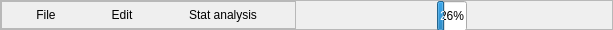
     <widget class="QFrame" name="header">
      <property name="minimumSize">
       <size>
        <width>0</width>
        <height>30</height>
       </size>
      </property>
      <property name="maximumSize">
       <size>
        <width>16777215</width>
        <height>30</height>
       </size>
      </property>
      <property name="styleSheet">
       <string notr="true"/>
      </property>
      <property name="frameShape">
       <enum>QFrame::StyledPanel</enum>
      </property>
      <property name="frameShadow">
       <enum>QFrame::Raised</enum>
      </property>
      <layout class="QHBoxLayout" name="horizontalLayout_2">
       <property name="leftMargin">
        <number>0</number>
       </property>
       <property name="topMargin">
        <number>0</number>
       </property>
       <property name="rightMargin">
        <number>0</number>
       </property>
       <property name="bottomMargin">
        <number>0</number>
       </property>
       <item alignment="Qt::AlignLeft">
        <widget class="QFrame" name="menuBtnFrame">
         <property name="minimumSize">
          <size>
           <width>295</width>
           <height>0</height>
          </size>
         </property>
         <property name="maximumSize">
          <size>
           <width>295</width>
           <height>16777215</height>
          </size>
         </property>
         <property name="styleSheet">
          <string notr="true"/>
         </property>
         <property name="frameShape">
          <enum>QFrame::StyledPanel</enum>
         </property>
         <property name="frameShadow">
          <enum>QFrame::Raised</enum>
         </property>
         <layout class="QHBoxLayout" name="horizontalLayout_7">
          <property name="spacing">
           <number>6</number>
          </property>
          <property name="sizeConstraint">
           <enum>QLayout::SetDefaultConstraint</enum>
          </property>
          <property name="topMargin">
           <number>0</number>
          </property>
          <property name="bottomMargin">
           <number>0</number>
          </property>
          <item>
           <widget class="QPushButton" name="FileBtn">
            <property name="minimumSize">
             <size>
              <width>70</width>
              <height>0</height>
             </size>
            </property>
            <property name="maximumSize">
             <size>
              <width>70</width>
              <height>16777215</height>
             </size>
            </property>
            <property name="text">
             <string>File</string>
            </property>
            <property name="flat">
             <bool>true</bool>
            </property>
           </widget>
          </item>
          <item>
           <widget class="QPushButton" name="EditBtn">
            <property name="minimumSize">
             <size>
              <width>70</width>
              <height>0</height>
             </size>
            </property>
            <property name="maximumSize">
             <size>
              <width>70</width>
              <height>16777215</height>
             </size>
            </property>
            <property name="text">
             <string>Edit</string>
            </property>
            <property name="flat">
             <bool>true</bool>
            </property>
           </widget>
          </item>
          <item>
           <widget class="QPushButton" name="stat_analysis_btn">
            <property name="sizePolicy">
             <sizepolicy hsizetype="MinimumExpanding" vsizetype="Fixed">
              <horstretch>0</horstretch>
              <verstretch>0</verstretch>
             </sizepolicy>
            </property>
            <property name="minimumSize">
             <size>
              <width>120</width>
              <height>0</height>
             </size>
            </property>
            <property name="maximumSize">
             <size>
              <width>120</width>
              <height>16777215</height>
             </size>
            </property>
            <property name="text">
             <string>Stat analysis</string>
            </property>
            <property name="flat">
             <bool>true</bool>
            </property>
           </widget>
          </item>
         </layout>
        </widget>
       </item>
       <item>
        <widget class="QFrame" name="header_right_frame">
         <property name="sizePolicy">
          <sizepolicy hsizetype="Expanding" vsizetype="Expanding">
           <horstretch>0</horstretch>
           <verstretch>0</verstretch>
          </sizepolicy>
         </property>
         <property name="minimumSize">
          <size>
           <width>0</width>
           <height>30</height>
          </size>
         </property>
         <property name="maximumSize">
          <size>
           <width>16777215</width>
           <height>30</height>
          </size>
         </property>
         <property name="font">
          <font>
           <family>Ableton Sans Light</family>
          </font>
         </property>
         <property name="styleSheet">
          <string notr="true">#header_right_frame{
	border: none;
}
</string>
         </property>
         <property name="frameShape">
          <enum>QFrame::StyledPanel</enum>
         </property>
         <property name="frameShadow">
          <enum>QFrame::Raised</enum>
         </property>
         <layout class="QHBoxLayout" name="horizontalLayout_3">
          <property name="spacing">
           <number>0</number>
          </property>
          <property name="leftMargin">
           <number>0</number>
          </property>
          <property name="topMargin">
           <number>0</number>
          </property>
          <property name="rightMargin">
           <number>0</number>
          </property>
          <property name="bottomMargin">
           <number>0</number>
          </property>
          <item>
           <widget class="QFrame" name="titlebar">
            <property name="sizePolicy">
             <sizepolicy hsizetype="Expanding" vsizetype="Expanding">
              <horstretch>0</horstretch>
              <verstretch>0</verstretch>
             </sizepolicy>
            </property>
            <property name="minimumSize">
             <size>
              <width>0</width>
              <height>30</height>
             </size>
            </property>
            <property name="maximumSize">
             <size>
              <width>16777215</width>
              <height>30</height>
             </size>
            </property>
            <property name="font">
             <font>
              <family>Ableton Sans Light</family>
             </font>
            </property>
            <property name="styleSheet">
             <string notr="true">#titlebar{
	border: none;
}
</string>
            </property>
            <property name="frameShape">
             <enum>QFrame::StyledPanel</enum>
            </property>
            <property name="frameShadow">
             <enum>QFrame::Raised</enum>
            </property>
            <layout class="QHBoxLayout" name="horizontalLayout_4">
             <property name="spacing">
              <number>5</number>
             </property>
             <property name="leftMargin">
              <number>0</number>
             </property>
             <property name="topMargin">
              <number>0</number>
             </property>
             <property name="rightMargin">
              <number>10</number>
             </property>
             <property name="bottomMargin">
              <number>0</number>
             </property>
             <item>
              <widget class="QPushButton" name="unsavedBtn">
               <property name="maximumSize">
                <size>
                 <width>25</width>
                 <height>25</height>
                </size>
               </property>
               <property name="toolTip">
                <string>Unsaved changes</string>
               </property>
               <property name="text">
                <string/>
               </property>
               <property name="iconSize">
                <size>
                 <width>20</width>
                 <height>20</height>
                </size>
               </property>
               <property name="flat">
                <bool>true</bool>
               </property>
              </widget>
             </item>
             <item>
              <widget class="QLabel" name="projectLabel">
               <property name="minimumSize">
                <size>
                 <width>100</width>
                 <height>30</height>
                </size>
               </property>
               <property name="font">
                <font>
                 <family>Ableton Sans Light</family>
                 <pointsize>10</pointsize>
                 <stylestrategy>PreferAntialias</stylestrategy>
                </font>
               </property>
               <property name="text">
                <string/>
               </property>
               <property name="alignment">
                <set>Qt::AlignCenter</set>
               </property>
              </widget>
             </item>
             <item>
              <widget class="ProgressRing" name="cpuLoadBar">
               <property name="minimumSize">
                <size>
                 <width>30</width>
                 <height>30</height>
                </size>
               </property>
               <property name="maximumSize">
                <size>
                 <width>30</width>
                 <height>30</height>
                </size>
               </property>
               <property name="toolTip">
                <string>CPU load</string>
               </property>
               <property name="toolTipDuration">
                <number>-1</number>
               </property>
               <property name="statusTip">
                <string>CPU load</string>
               </property>
               <property name="value">
                <number>26</number>
               </property>
               <property name="textVisible">
                <bool>true</bool>
               </property>
               <property name="invertedAppearance">
                <bool>false</bool>
               </property>
               <property name="textDirection">
                <enum>QProgressBar::TopToBottom</enum>
               </property>
               <property name="strokeWidth">
                <number>5</number>
               </property>
              </widget>
             </item>
             <item>
              <widget class="QPushButton" name="settingsBtn">
               <property name="sizePolicy">
                <sizepolicy hsizetype="Preferred" vsizetype="Fixed">
                 <horstretch>0</horstretch>
                 <verstretch>0</verstretch>
                </sizepolicy>
               </property>
               <property name="minimumSize">
                <size>
                 <width>30</width>
                 <height>30</height>
                </size>
               </property>
               <property name="maximumSize">
                <size>
                 <width>30</width>
                 <height>16777215</height>
                </size>
               </property>
               <property name="font">
                <font>
                 <family>Ableton Sans Light</family>
                </font>
               </property>
               <property name="toolTip">
                <string>Settings</string>
               </property>
               <property name="text">
                <string/>
               </property>
               <property name="iconSize">
                <size>
                 <width>25</width>
                 <height>25</height>
                </size>
               </property>
               <property name="flat">
                <bool>true</bool>
               </property>
              </widget>
             </item>
            </layout>
           </widget>
          </item>
          <item>
           <widget class="QFrame" name="windowBtnsBar">
            <property name="sizePolicy">
             <sizepolicy hsizetype="Preferred" vsizetype="Expanding">
              <horstretch>0</horstretch>
              <verstretch>0</verstretch>
             </sizepolicy>
            </property>
            <property name="minimumSize">
             <size>
              <width>100</width>
              <height>30</height>
             </size>
            </property>
            <property name="maximumSize">
             <size>
              <width>100</width>
              <height>30</height>
             </size>
            </property>
            <property name="font">
             <font>
              <family>Ableton Sans Light</family>
             </font>
            </property>
            <property name="styleSheet">
             <string notr="true">#windowBtnsBar{
	border: none;
}
</string>
            </property>
            <property name="frameShape">
             <enum>QFrame::StyledPanel</enum>
            </property>
            <property name="frameShadow">
             <enum>QFrame::Raised</enum>
            </property>
            <widget class="QPushButton" name="closeBtn">
             <property name="geometry">
              <rect>
               <x>70</x>
               <y>0</y>
               <width>30</width>
               <height>30</height>
              </rect>
             </property>
             <property name="minimumSize">
              <size>
               <width>30</width>
               <height>30</height>
              </size>
             </property>
             <property name="maximumSize">
              <size>
               <width>30</width>
               <height>30</height>
              </size>
             </property>
             <property name="font">
              <font>
               <family>Ableton Sans Light</family>
              </font>
             </property>
             <property name="toolTip">
              <string>Close window</string>
             </property>
             <property name="styleSheet">
              <string notr="true"/>
             </property>
             <property name="text">
              <string/>
             </property>
             <property name="iconSize">
              <size>
               <width>30</width>
               <height>30</height>
              </size>
             </property>
             <property name="flat">
              <bool>true</bool>
             </property>
            </widget>
            <widget class="QPushButton" name="maximizeRestoreAppBtn">
             <property name="geometry">
              <rect>
               <x>35</x>
               <y>0</y>
               <width>30</width>
               <height>30</height>
              </rect>
             </property>
             <property name="minimumSize">
              <size>
               <width>30</width>
               <height>30</height>
              </size>
             </property>
             <property name="maximumSize">
              <size>
               <width>30</width>
               <height>30</height>
              </size>
             </property>
             <property name="font">
              <font>
               <family>Ableton Sans Light</family>
              </font>
             </property>
             <property name="text">
              <string/>
             </property>
             <property name="iconSize">
              <size>
               <width>30</width>
               <height>30</height>
              </size>
             </property>
             <property name="flat">
              <bool>true</bool>
             </property>
            </widget>
            <widget class="QPushButton" name="minimizeAppBtn">
             <property name="geometry">
              <rect>
               <x>0</x>
               <y>0</y>
               <width>30</width>
               <height>30</height>
              </rect>
             </property>
             <property name="minimumSize">
              <size>
               <width>30</width>
               <height>30</height>
              </size>
             </property>
             <property name="maximumSize">
              <size>
               <width>30</width>
               <height>30</height>
              </size>
             </property>
             <property name="font">
              <font>
               <family>Ableton Sans Light</family>
              </font>
             </property>
             <property name="toolTip">
              <string>Minimize</string>
             </property>
             <property name="text">
              <string/>
             </property>
             <property name="iconSize">
              <size>
               <width>30</width>
               <height>30</height>
              </size>
             </property>
             <property name="flat">
              <bool>true</bool>
             </property>
            </widget>
           </widget>
          </item>
         </layout>
        </widget>
       </item>
      </layout>
     </widget>
